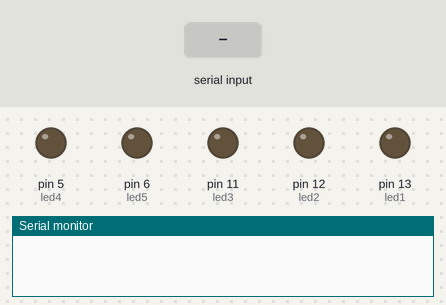
The sketch below on a simulated Arduino Uno, built with avr-gcc and run on an emulated ATmega328P. On the bench: output pins drawn as LEDs (lit = HIGH), the last lines printed to the serial monitor. The test bench sets the inputs (shaded band).

Above: at 1.2 s.
1.3 s: "all on" received over Serial
At 1.8 s:
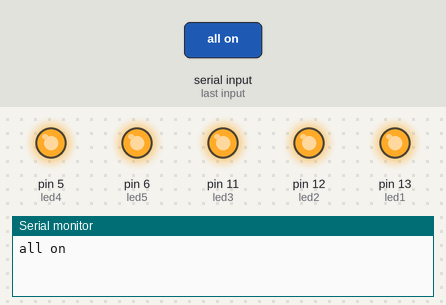
2.8 s: "TV off" received over Serial
At 4.0 s:
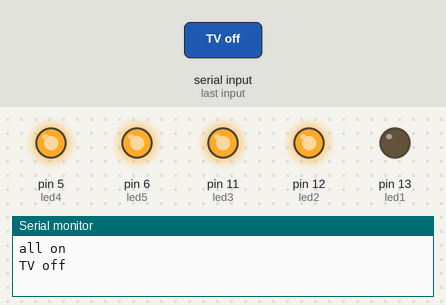
4.3 s: "fan of" received over Serial
At 5.3 s:
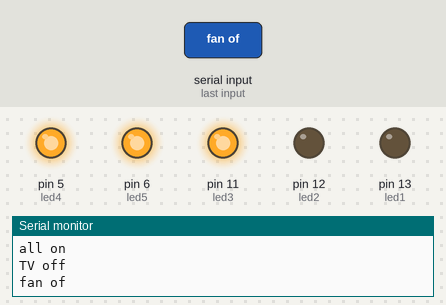
5.8 s: "TV on" received over Serial
At 7.3 s:
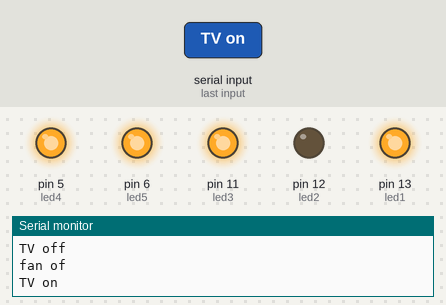
Timing chart, 0 to 8.3 s (numbered marks = the images above; inputs shaded):
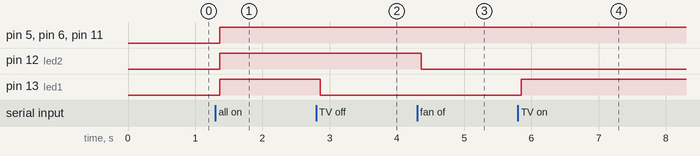

Measured:
- after the input at 1.3 s, pin 5 (led4), pin 6 (led5), pin 11 (led3), pin 12 (led2), pin 13 (led1): LOW → HIGH after 0.06 s
- after the input at 2.8 s, pin 13 (led1): HIGH → LOW after 0.06 s
- after the input at 4.3 s, pin 12 (led2): HIGH → LOW after 0.06 s
- after the input at 5.8 s, pin 13 (led1): LOW → HIGH after 0.05 s

The sketch:

AppTestAudio.ino
```cpp
String voice;
int
led1 = 13, //Connect LED 1 To Pin #2
led2 = 12, //Connect LED 2 To Pin #3
led3 = 11, //Connect LED 3 To Pin #4
led4 = 5, //Connect LED 4 To Pin #5
led5 = 6; //Connect LED 5 To Pin #6
//--------------------------Call A Function-------------------------------//
void allon(){
     digitalWrite(led1, HIGH);
     digitalWrite(led2, HIGH);
     digitalWrite(led3, HIGH);
     digitalWrite(led4, HIGH);
     digitalWrite(led5, HIGH);
}
void alloff(){
     digitalWrite(led1, LOW);
     digitalWrite(led2, LOW);
     digitalWrite(led3, LOW);
     digitalWrite(led4, LOW);
     digitalWrite(led5, LOW);
}
//-----------------------------------------------------------------------//
void setup() {
  Serial.begin(9600);
  pinMode(led1, OUTPUT);
  pinMode(led2, OUTPUT);
  pinMode(led3, OUTPUT);
  pinMode(led4, OUTPUT);
  pinMode(led5, OUTPUT);
}
//-----------------------------------------------------------------------//
void loop() {
  while (Serial.available()){  //Check if there is an available byte to read
  delay(10); //Delay added to make thing stable
  char c = Serial.read(); //Conduct a serial read
  if (c == '#') {break;} //Exit the loop when the # is detected after the word
  voice += c; //Shorthand for voice = voice + c
  }
  if (voice.length() > 0) {
    Serial.println(voice);
//-----------------------------------------------------------------------//
  //----------Control Multiple Pins/ LEDs----------//
       if(voice == "all on") {allon();}  //Turn Off All Pins (Call Function)
  else if(voice == "all of"){alloff();} //Turn On  All Pins (Call Function)

  //----------Turn On One-By-One----------//
  else if(voice == "TV on") {digitalWrite(led1, HIGH);}
  else if(voice == "fan on") {digitalWrite(led2, HIGH);}
  else if(voice == "AC on") {digitalWrite(led3, HIGH);}
  else if(voice == "lights on") {digitalWrite(led4, HIGH);}
  //else if(voice == "AC on") {digitalWrite(led5, HIGH);}
  //----------Turn Off One-By-One----------//
  else if(voice == "TV off") {digitalWrite(led1, LOW);}
  else if(voice == "fan of") {digitalWrite(led2, LOW);}
  else if(voice == "AC off") {digitalWrite(led3, LOW);}
  else if(voice == "lights off") {digitalWrite(led4, LOW);}
  //else if(voice == "*AC off") {digitalWrite(led5, LOW);}
//-----------------------------------------------------------------------//
voice="";}} //Reset the variable after initiating
```
